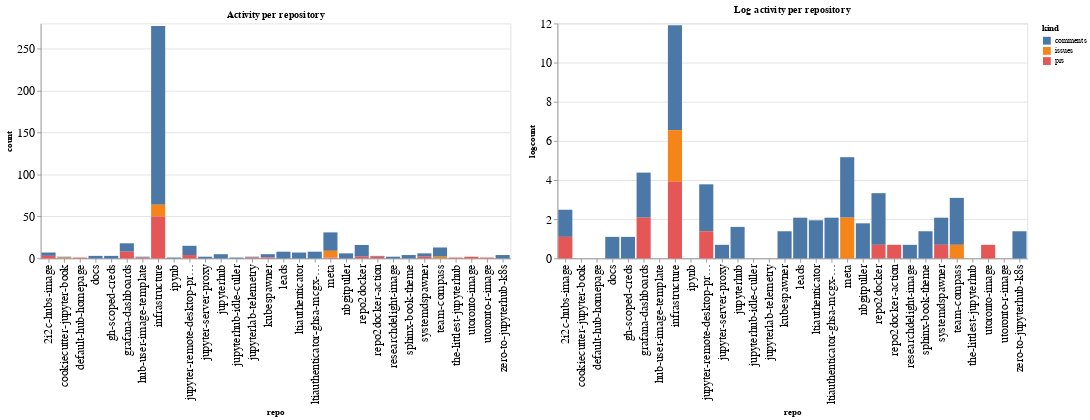

Notebook code for this chart:
### Code cell
ch1 = alt.Chart(repo_summaries, width=600, title="Activity per repository").mark_bar().encode(
    x='repo',
    y='count',
    color='kind',
    tooltip="kind"
)

ch2 = alt.Chart(repo_summaries, width=600, title="Log activity per repository").mark_bar().encode(
    x='repo',
    y='logcount',
    color='kind',
    tooltip="kind"
)

ch1 | ch2

### Figure 1 — Vega-Lite specification as saved in the notebook (floating-point values rounded to 4 significant figures)
{"config": {"axisLeft": {"labelFontSize": 15}, "axisBottom": {"labelFontSize": 15}}, "hconcat": [{"mark": "bar", "encoding": {"color": {"field": "kind", "type": "nominal"}, "tooltip": {"field": "kind", "type": "nominal"}, "x": {"field": "repo", "type": "nominal"}, "y": {"field": "count", "type": "quantitative"}}, "title": "Activity per repository", "width": 600}, {"mark": "bar", "encoding": {"color": {"field": "kind", "type": "nominal"}, "tooltip": {"field": "kind", "type": "nominal"}, "x": {"field": "repo", "type": "nominal"}, "y": {"field": "logcount", "type": "quantitative"}}, "title": "Log activity per repository", "width": 600}], "data": {"name": "data-57f017bf57c0772f529865a27e84a281"}, "$schema": "https://vega.github.io/schema/vega-lite/v4.17.0.json", "datasets": {"data-57f017bf57c0772f529865a27e84a281": [{"repo": "2i2c-hubs-image", "kind": "comments", "count": 4, "logcount": 1.386}, {"repo": "2i2c-hubs-image", "kind": "prs", "count": 3, "logcount": 1.099}, {"repo": "cookiecutter-jupyter-book", "kind": "comments", "count": 1, "logcount": 0.0}, {"repo": "cookiecutter-jupyter-book", "kind": "issues", "count": 1, "logcount": 0.0}, {"repo": "default-hub-homepage", "kind": "prs", "count": 1, "logcount": 0.0}, {"repo": "docs", "kind": "comments", "count": 3, "logcount": 1.099}, {"repo": "gh-scoped-creds", "kind": "comments", "count": 3, "logcount": 1.099}, {"repo": "grafana-dashboards", "kind": "comments", "count": 10, "logcount": 2.303}, {"repo": "grafana-dashboards", "kind": "prs", "count": 8, "logcount": 2.079}, {"repo": "hub-user-image-template", "kind": "comments", "count": 1, "logcount": 0.0}, {"repo": "hub-user-image-template", "kind": "prs", "count": 1, "logcount": 0.0}, {"repo": "infrastructure", "kind": "comments", "count": 213, "logcount": 5.361}, {"repo": "infrastructure", "kind": "issues", "count": 14, "logcount": 2.639}, {"repo": "infrastructure", "kind": "prs", "count": 50, "logcount": 3.912}, {"repo": "ipynb", "kind": "comments", "count": 1, "logcount": 0.0}, {"repo": "jupyter-remote-desktop-proxy", "kind": "comments", "count": 11, "logcount": 2.398}, {"repo": "jupyter-remote-desktop-proxy", "kind": "prs", "count": 4, "logcount": 1.386}, {"repo": "jupyter-server-proxy", "kind": "comments", "count": 2, "logcount": 0.6931}, {"repo": "jupyterhub", "kind": "comments", "count": 5, "logcount": 1.609}, {"repo": "jupyterhub-idle-culler", "kind": "comments", "count": 1, "logcount": 0.0}, {"repo": "jupyterlab-telemetry", "kind": "comments", "count": 1, "logcount": 0.0}, {"repo": "jupyterlab-telemetry", "kind": "prs", "count": 1, "logcount": 0.0}, {"repo": "kubespawner", "kind": "comments", "count": 4, "logcount": 1.386}, {"repo": "kubespawner", "kind": "prs", "count": 1, "logcount": 0.0}, {"repo": "leads", "kind": "comments", "count": 8, "logcount": 2.079}, {"repo": "ltiauthenticator", "kind": "comments", "count": 7, "logcount": 1.946}, {"repo": "ltiauthenticator-ghsa-mcgx-2gcr-p3hp", "kind": "comments", "count": 8, "logcount": 2.079}, {"repo": "meta", "kind": "comments", "count": 22, "logcount": 3.091}, {"repo": "meta", "kind": "issues", "count": 8, "logcount": 2.079}, {"repo": "meta", "kind": "prs", "count": 1, "logcount": 0.0}, {"repo": "nbgitpuller", "kind": "comments", "count": 6, "logcount": 1.792}, {"repo": "repo2docker", "kind": "comments", "count": 14, "logcount": 2.639}, {"repo": "repo2docker", "kind": "prs", "count": 2, "logcount": 0.6931}, {"repo": "repo2docker-action", "kind": "comments", "count": 1, "logcount": 0.0}, {"repo": "repo2docker-action", "kind": "prs", "count": 2, "logcount": 0.6931}, {"repo": "researchdelight-image", "kind": "comments", "count": 2, "logcount": 0.6931}, {"repo": "sphinx-book-theme", "kind": "comments", "count": 4, "logcount": 1.386}, {"repo": "systemdspawner", "kind": "comments", "count": 4, "logcount": 1.386}, {"repo": "systemdspawner", "kind": "prs", "count": 2, "logcount": 0.6931}, {"repo": "team-compass", "kind": "comments", "count": 11, "logcount": 2.398}, {"repo": "team-compass", "kind": "issues", "count": 2, "logcount": 0.6931}, {"repo": "the-littlest-jupyterhub", "kind": "prs", "count": 1, "logcount": 0.0}, {"repo": "utoronto-image", "kind": "prs", "count": 2, "logcount": 0.6931}, {"repo": "utoronto-r-image", "kind": "prs", "count": 1, "logcount": 0.0}, {"repo": "zero-to-jupyterhub-k8s", "kind": "comments", "count": 4, "logcount": 1.386}]}}
